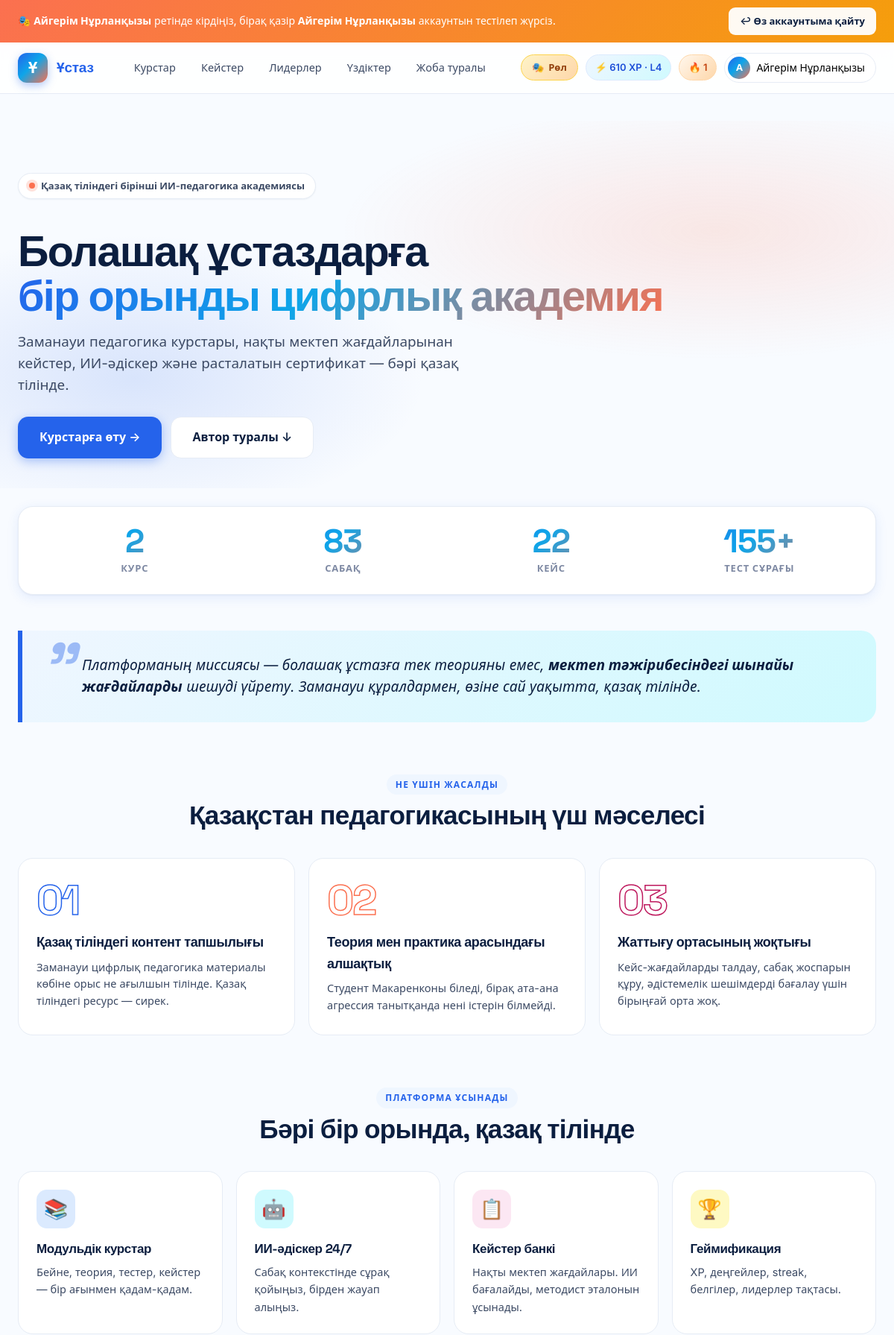
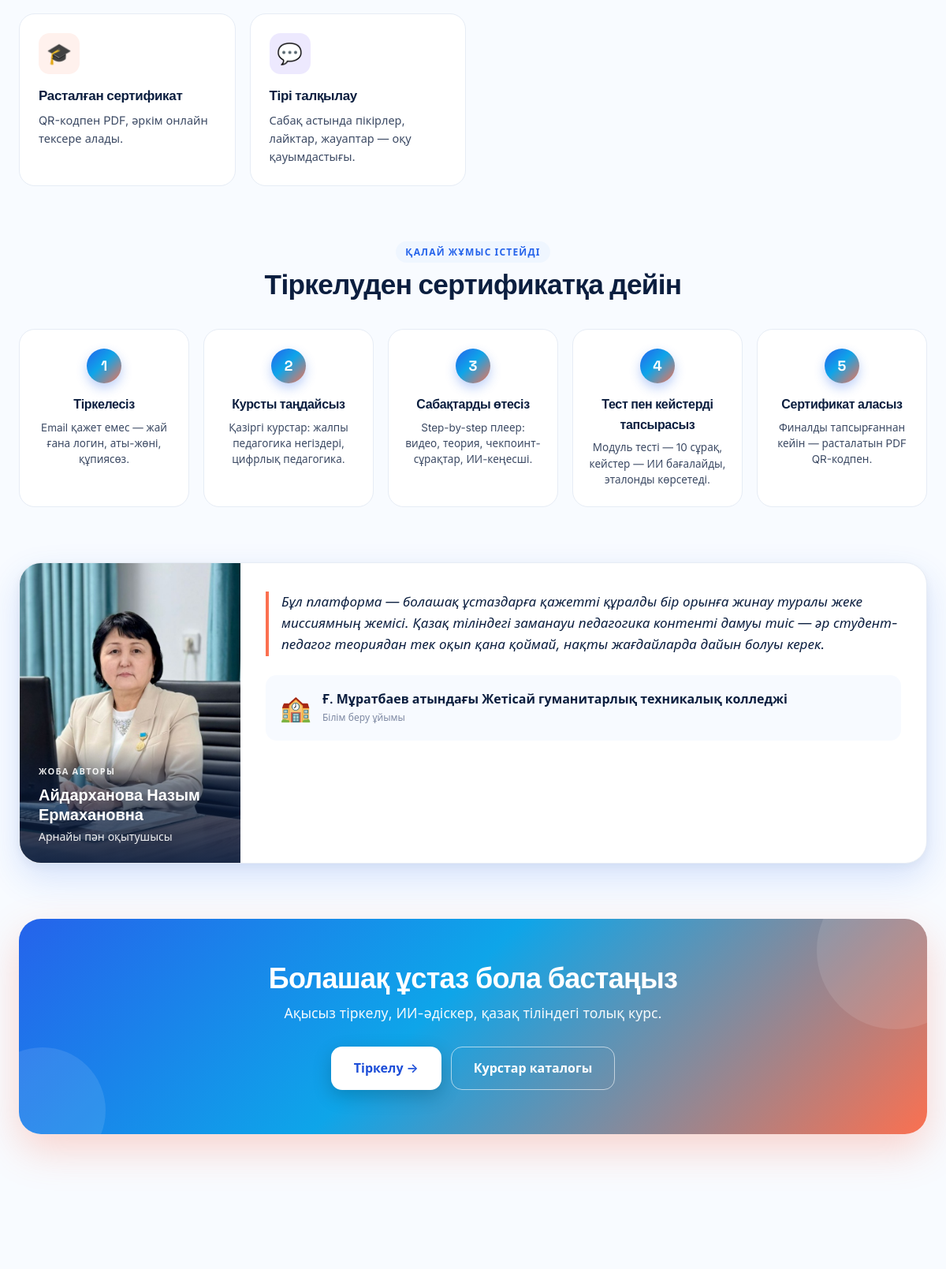
/about/ (signed in, upper part), run on the app's committed database (2 pictures, top to bottom).
### accounts/models.py (models this page shows, shortened)
class User(AbstractUser):
    class Role(models.TextChoices):
        STUDENT = "student", "Студент"
        METHODIST = "methodist", "Методист"
        ADMIN = "admin", "Әкімші"
    email = models.EmailField(blank=True)
    role = models.CharField(max_length=16, choices=Role.choices, default=Role.STUDENT)
    avatar = models.ImageField(upload_to="avatars/", blank=True, null=True)
    bio = models.TextField(blank=True)
    university = models.ForeignKey(
        University, on_delete=models.SET_NULL, null=True, blank=True, related_name="students"
    )
    region = models.ForeignKey(
        Region, on_delete=models.SET_NULL, null=True, blank=True, related_name="users"
    )
    specialty = models.ForeignKey(
        Specialty, on_delete=models.SET_NULL, null=True, blank=True, related_name="users"
    )
    year_of_study = models.PositiveSmallIntegerField(null=True, blank=True)
    locale = models.CharField(max_length=8, default="kk")
    is_profile_public = models.BooleanField(default=True)
    last_seen = models.DateTimeField(null=True, blank=True)
    REQUIRED_FIELDS = []
    @property
    def display_name(self):
        return self.get_full_name() or self.username

### gamification/models.py (models this page shows, shortened)
class Profile(models.Model):
    user = models.OneToOneField(
        settings.AUTH_USER_MODEL, on_delete=models.CASCADE, related_name="gprofile"
    )
    xp = models.PositiveIntegerField(default=0)
    level = models.PositiveSmallIntegerField(default=1)
    weekly_xp = models.PositiveIntegerField(default=0)
    monthly_xp = models.PositiveIntegerField(default=0)
    last_week_reset = models.DateField(null=True, blank=True)
    last_month_reset = models.DateField(null=True, blank=True)

class Streak(models.Model):
    user = models.OneToOneField(
        settings.AUTH_USER_MODEL, on_delete=models.CASCADE, related_name="streak"
    )
    current = models.PositiveIntegerField(default=0)
    longest = models.PositiveIntegerField(default=0)
    last_activity_date = models.DateField(null=True, blank=True)
    freezes_available = models.PositiveSmallIntegerField(default=2)
    freezes_used_month = models.PositiveSmallIntegerField(default=0)
    month_marker = models.DateField(null=True, blank=True)

### core/views.py (the view)
# urls.py: path("about/", views.about, name="about"),
def about(request):
    from courses.models import Course, Lesson
    from assessments.models import CaseStudy, Question
    stats = {
        "courses": Course.objects.filter(is_published=True).count(),
        "lessons": Lesson.objects.count(),
        "cases": CaseStudy.objects.count(),
        "questions": Question.objects.count(),
    }
    return render(request, "core/about.html", {"stats": stats})

### templates/core/about.html (shortened to what this page needs)
{% extends "base.html" %}
{% load humanize static %}
{% block content %}
<section class="ab-hero">
  <div class="container">
    <div class="hero-eyebrow">
      <span class="dot"></span>
      Қазақ тіліндегі бірінші ИИ-педагогика академиясы
    </div>
    <h1 class="ab-title">
      Болашақ ұстаздарға<br>
      <span class="gr">бір орынды цифрлық академия</span>
    </h1>
    <p class="ab-lead">
      Заманауи педагогика курстары, нақты мектеп жағдайларынан кейстер,
      ИИ-әдіскер және расталатын сертификат — бәрі қазақ тілінде.
    </p>
    <div class="hero-actions">
      <a class="btn btn-primary btn-lg" href="{% url 'courses:catalog' %}">Курстарға өту →</a>
      <a class="btn btn-ghost btn-lg" href="#author">Автор туралы ↓</a>
    </div>
  </div>
</section>
<section class="container">
  <div class="ab-stats">
    <div class="ab-stat">
      <div class="ab-stat-num">{{ stats.courses }}</div>
      <div class="ab-stat-label">Курс</div>
    </div>
    <div class="ab-stat">
      <div class="ab-stat-num">{{ stats.lessons }}</div>
      <div class="ab-stat-label">Сабақ</div>
    </div>
    <div class="ab-stat">
      <div class="ab-stat-num">{{ stats.cases }}</div>
      <div class="ab-stat-label">Кейс</div>
    </div>
    <div class="ab-stat">
      <div class="ab-stat-num">{{ stats.questions }}+</div>
      <div class="ab-stat-label">Тест сұрағы</div>
    </div>
  </div>
</section>
<section class="container">
  <div class="ab-quote">
    <div class="ab-quote-mark">"</div>
    <p>
      Платформаның миссиясы — болашақ ұстазға тек теорияны емес,
      <strong>мектеп тәжірибесіндегі шынайы жағдайларды</strong> шешуді үйрету.
      Заманауи құралдармен, өзіне сай уақытта, қазақ тілінде.
    </p>
  </div>
</section>
<section class="container ab-section">
  <div class="ab-section-head">
    <div class="ab-eyebrow">Не үшін жасалды</div>
    <h2>Қазақстан педагогикасының үш мәселесі</h2>
  </div>
  <div class="ab-problems">
    <div class="ab-problem ab-problem-1">
      <div class="ab-problem-num">01</div>
      <h3>Қазақ тіліндегі контент тапшылығы</h3>
      <p>Заманауи цифрлық педагогика материалы көбіне орыс не ағылшын тілінде. Қазақ тіліндегі ресурс — сирек.</p>
    </div>
    <div class="ab-problem ab-problem-2">
      <div class="ab-problem-num">02</div>
      <h3>Теория мен практика арасындағы алшақтық</h3>
      <p>Студент Макаренконы біледі, бірақ ата-ана агрессия танытқанда нені істерін білмейді.</p>
    </div>
    <div class="ab-problem ab-problem-3">
      <div class="ab-problem-num">03</div>
      <h3>Жаттығу ортасының жоқтығы</h3>
      <p>Кейс-жағдайларды талдау, сабақ жоспарын құру, әдістемелік шешімдерді бағалау үшін бірыңғай орта жоқ.</p>
    </div>
  </div>
</section>
<section class="container ab-section">
  <div class="ab-section-head">
    <div class="ab-eyebrow">Платформа ұсынады</div>
    <h2>Бәрі бір орында, қазақ тілінде</h2>
  </div>
  <div class="ab-features">
    <div class="ab-feature">
      <div class="ab-feature-ico" style="background:#dbeafe;color:#1d4ed8;">📚</div>
      <h3>Модульдік курстар</h3>
      <p>Бейне, теория, тестер, кейстер — бір ағынмен қадам-қадам.</p>
    </div>
    <div class="ab-feature">
      <div class="ab-feature-ico" style="background:#cffafe;color:#0e7490;">🤖</div>
      <h3>ИИ-әдіскер 24/7</h3>
      <p>Сабақ контекстінде сұрақ қойыңыз, бірден жауап алыңыз.</p>
    </div>
    <div class="ab-feature">
      <div class="ab-feature-ico" style="background:#fce7f3;color:#be185d;">📋</div>
      <h3>Кейстер банкі</h3>
      <p>Нақты мектеп жағдайлары. ИИ бағалайды, методист эталонын ұсынады.</p>
    </div>
    <div class="ab-feature">
      <div class="ab-feature-ico" style="background:#fef9c3;color:#a16207;">🏆</div>
      <h3>Геймификация</h3>
      <p>XP, деңгейлер, streak, белгілер, лидерлер тақтасы.</p>
    </div>
    <div class="ab-feature">
      <div class="ab-feature-ico" style="background:#fff1ed;color:#ea5a3a;">🎓</div>
      <h3>Расталған сертификат</h3>
      <p>QR-кодпен PDF, әркім онлайн тексере алады.</p>
    </div>
    <div class="ab-feature">
      <div class="ab-feature-ico" style="background:#ede9fe;color:#6d28d9;">💬</div>
      <h3>Тірі талқылау</h3>
      <p>Сабақ астында пікірлер, лайктар, жауаптар — оқу қауымдастығы.</p>
    </div>
  </div>
</section>
<section class="container ab-section">
  <div class="ab-section-head">
    <div class="ab-eyebrow">Қалай жұмыс істейді</div>
    <h2>Тіркелуден сертификатқа дейін</h2>
  </div>
  <div class="ab-timeline">
    <div class="ab-step">
      <div class="ab-step-num">1</div>
      <h3>Тіркелесіз</h3>
      <p>Email қажет емес — жай ғана логин, аты-жөні, құпиясөз.</p>
    </div>
    <div class="ab-step">
      <div class="ab-step-num">2</div>
      <h3>Курсты таңдайсыз</h3>
      <p>Қазіргі курстар: жалпы педагогика негіздері, цифрлық педагогика.</p>
    </div>
    <div class="ab-step">
      <div class="ab-step-num">3</div>
      <h3>Сабақтарды өтесіз</h3>
      <p>Step-by-step плеер: видео, теория, чекпоинт-сұрақтар, ИИ-кеңесші.</p>
    </div>
    <div class="ab-step">
      <div class="ab-step-num">4</div>
      <h3>Тест пен кейстерді тапсырасыз</h3>
      <p>Модуль тесті — 10 сұрақ, кейстер — ИИ бағалайды, эталонды көрсетеді.</p>
    </div>
    <div class="ab-step">
      <div class="ab-step-num">5</div>
      <h3>Сертификат аласыз</h3>
      <p>Финалды тапсырғаннан кейін — расталатын PDF QR-кодпен.</p>
    </div>
  </div>
</section>
<section class="container ab-section" id="author">
  <div class="ab-author">
    <div class="ab-author-photo">
      <img src="{% static 'img/author.jpg' %}" alt="Айдарханова Назым Ермахановна">
      <div class="ab-author-photo-overlay">
        <div class="ab-author-eyebrow">Жоба авторы</div>
        <div class="ab-author-name">Айдарханова Назым Ермахановна</div>
        <div class="ab-author-role">Арнайы пән оқытушысы</div>
      </div>
    </div>
    <div class="ab-author-main">
      <div class="ab-author-quote">
        Бұл платформа — болашақ ұстаздарға қажетті құралды бір орынға жинау
        туралы жеке миссиямның жемісі. Қазақ тіліндегі заманауи педагогика
        контенті дамуы тиіс — әр студент-педагог теориядан тек оқып қана қоймай,
        нақты жағдайларда дайын болуы керек.
      </div>
      <div class="ab-author-org">
        <div class="ab-org-ico">🏫</div>
        <div>
          <div class="ab-org-name">Ғ. Мұратбаев атындағы Жетісай гуманитарлық техникалық колледжі</div>
          <div class="ab-org-tag">Білім беру ұйымы</div>
        </div>
      </div>
    </div>
  </div>
</section>
<section class="container ab-section">
  <div class="ab-cta">
    <h2>Болашақ ұстаз бола бастаңыз</h2>
    <p>Ақысыз тіркелу, ИИ-әдіскер, қазақ тіліндегі толық курс.</p>
    <div class="hero-actions" style="justify-content:center;">
      <a class="btn btn-primary btn-lg" href="{% url 'accounts:signup' %}">Тіркелу →</a>
      <a class="btn btn-ghost btn-lg" href="{% url 'courses:catalog' %}">Курстар каталогы</a>
    </div>
  </div>
</section>
{% endblock %}

### templates/base.html (shortened to what this page needs)
{% load static humanize %}<!DOCTYPE html>
<html lang="kk">
<head>
<link rel="stylesheet" href="{% static 'css/app.css' %}">
</head>
<body class="bg-cream">
{% if IMPERSONATING %}
<div class="impersonate-bar">
  <div class="container impersonate-inner">
    <span>
      🎭 <strong>{{ IMPERSONATOR.display_name }}</strong> ретінде кірдіңіз,
      бірақ қазір <strong>{{ user.display_name }}</strong> аккаунтын тестілеп жүрсіз.
    </span>
    <a class="btn btn-sm btn-ghost" href="{% url 'accounts:exit_become' %}">↩ Өз аккаунтыма қайту</a>
  </div>
</div>
{% endif %}
<header class="topbar" x-data="{mobileOpen: false}">
  <div class="container topbar-inner">
    <a href="{% url 'core:landing' %}" class="brand">
      <span class="brand-mark">Ұ</span>
      <span class="brand-name">{{ PLATFORM_NAME }}</span>
    </a>
    <nav class="nav" :class="{'is-open': mobileOpen}" @click="mobileOpen = false">
      <a href="{% url 'courses:catalog' %}">Курстар</a>
      <a href="{% url 'assessments:cases' %}">Кейстер</a>
      <a href="{% url 'gamification:leaderboard' %}">Лидерлер</a>
      <a href="{% url 'social:best_solutions' %}">Үздіктер</a>
      <a href="{% url 'core:about' %}">Жоба туралы</a>
    </nav>
    <div class="nav-right">
      {% if ROLE_SWITCHER_USERS %}
        <div class="usermenu" x-data="{open:false}">
          <button class="role-switcher-btn" @click="open=!open" title="Тестілеу үшін рөл ауыстыру">
            🎭 <span class="role-switcher-label">Рөл</span>
          </button>
        </div>
      {% endif %}
      {% if user.is_authenticated %}
        {% if user.gprofile %}<span class="xp-pill">⚡ {{ user.gprofile.xp|intcomma }} XP · L{{ user.gprofile.level }}</span>{% endif %}
        {% if user.streak %}<span class="streak-pill">🔥 {{ user.streak.current }}</span>{% endif %}
        <div class="usermenu" x-data="{open:false}">
          <button class="usermenu-btn" @click="open=!open">
            {% if user.avatar %}<img src="{{ user.avatar.url }}" alt="">{% else %}<span class="avatar-fallback">{{ user.display_name|slice:":1"|upper }}</span>{% endif %}
            <span>{{ user.display_name }}</span>
          </button>
        </div>
      {% else %}
        <a class="btn btn-ghost" href="{% url 'accounts:login' %}">Кіру</a>
        <a class="btn btn-primary" href="{% url 'accounts:signup' %}">Тіркелу</a>
      {% endif %}
    </div>
  </div>
</header>
<main class="main">
  {% block content %}{% endblock %}
</main>
</body>
</html>

### data on the page
User: display_name "Айгерім Нұрланқызы", gprofile.xp "610", gprofile.level "4", streak.current "1", display_name "А"

### other printed values
{{ PLATFORM_NAME }} "Ұстаз"
{{ stats.courses }} "2"
{{ stats.lessons }} "83"
{{ stats.cases }} "22"
{{ stats.questions }} "155"
